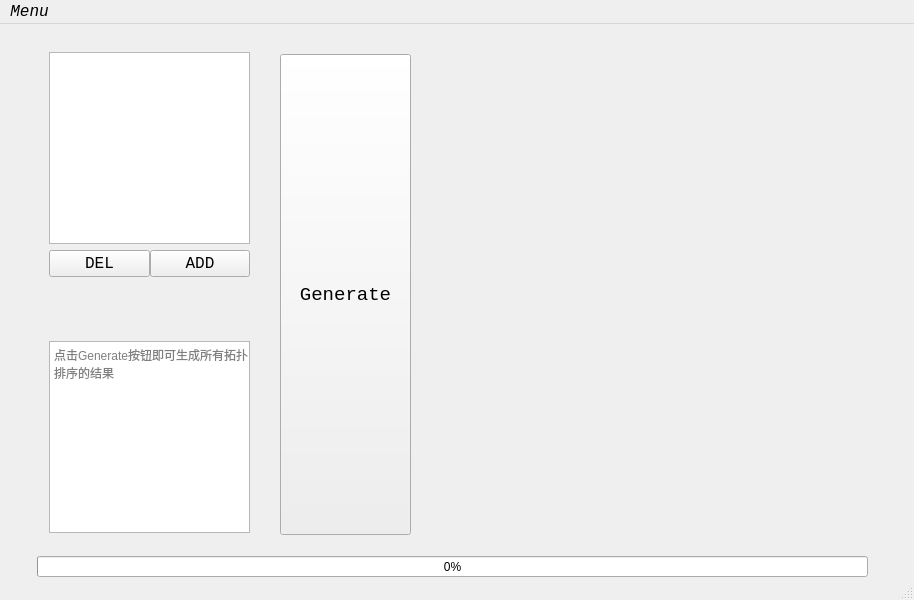
<?xml version="1.0" encoding="UTF-8"?>
<ui version="4.0">
 <class>Topological_sort_app</class>
 <widget class="QMainWindow" name="Topological_sort_app">
  <property name="enabled">
   <bool>true</bool>
  </property>
  <property name="geometry">
   <rect>
    <x>0</x>
    <y>0</y>
    <width>914</width>
    <height>600</height>
   </rect>
  </property>
  <property name="windowTitle">
   <string>Topological_sort_app</string>
  </property>
  <widget class="QWidget" name="widget">
   <widget class="QPushButton" name="generateButton">
    <property name="geometry">
     <rect>
      <x>280</x>
      <y>30</y>
      <width>131</width>
      <height>481</height>
     </rect>
    </property>
    <property name="font">
     <font>
      <family>Consolas</family>
      <pointsize>14</pointsize>
     </font>
    </property>
    <property name="text">
     <string>Generate</string>
    </property>
    <property name="shortcut">
     <string/>
    </property>
   </widget>
   <widget class="QProgressBar" name="progressBar">
    <property name="geometry">
     <rect>
      <x>37</x>
      <y>532</y>
      <width>831</width>
      <height>21</height>
     </rect>
    </property>
    <property name="value">
     <number>0</number>
    </property>
   </widget>
   <widget class="QWidget" name="verticalLayoutWidget_2">
    <property name="geometry">
     <rect>
      <x>49</x>
      <y>28</y>
      <width>201</width>
      <height>481</height>
     </rect>
    </property>
    <layout class="QVBoxLayout" name="leftBox">
     <item>
      <layout class="QVBoxLayout" name="verticalLayout">
       <item>
        <widget class="QListWidget" name="inputList"/>
       </item>
       <item>
        <layout class="QHBoxLayout" name="optionBox" stretch="0,0">
         <property name="spacing">
          <number>0</number>
         </property>
         <property name="sizeConstraint">
          <enum>QLayout::SetDefaultConstraint</enum>
         </property>
         <property name="topMargin">
          <number>0</number>
         </property>
         <item>
          <widget class="QPushButton" name="delButton">
           <property name="baseSize">
            <size>
             <width>0</width>
             <height>0</height>
            </size>
           </property>
           <property name="font">
            <font>
             <family>Consolas</family>
             <pointsize>12</pointsize>
            </font>
           </property>
           <property name="text">
            <string>DEL</string>
           </property>
           <property name="icon">
            <iconset>
             <normaloff>D:/Downloads/delete.png</normaloff>D:/Downloads/delete.png</iconset>
           </property>
           <property name="shortcut">
            <string>Ctrl+D</string>
           </property>
          </widget>
         </item>
         <item>
          <widget class="QPushButton" name="addButton">
           <property name="font">
            <font>
             <family>Consolas</family>
             <pointsize>12</pointsize>
            </font>
           </property>
           <property name="text">
            <string>ADD</string>
           </property>
           <property name="icon">
            <iconset>
             <normaloff>D:/Downloads/add.png</normaloff>D:/Downloads/add.png</iconset>
           </property>
           <property name="shortcut">
            <string>Ctrl+A</string>
           </property>
          </widget>
         </item>
        </layout>
       </item>
      </layout>
     </item>
     <item>
      <spacer name="verticalSpacer">
       <property name="orientation">
        <enum>Qt::Vertical</enum>
       </property>
       <property name="sizeHint" stdset="0">
        <size>
         <width>20</width>
         <height>40</height>
        </size>
       </property>
      </spacer>
     </item>
     <item>
      <widget class="QPlainTextEdit" name="plainTextEdit">
       <property name="placeholderText">
        <string>点击Generate按钮即可生成所有拓扑排序的结果</string>
       </property>
      </widget>
     </item>
    </layout>
   </widget>
   <widget class="QWidget" name="photoLabel" native="true">
    <property name="geometry">
     <rect>
      <x>449</x>
      <y>29</y>
      <width>381</width>
      <height>481</height>
     </rect>
    </property>
    <layout class="QVBoxLayout" name="verticalLayout_3"/>
   </widget>
  </widget>
  <widget class="QMenuBar" name="menubar">
   <property name="geometry">
    <rect>
     <x>0</x>
     <y>0</y>
     <width>914</width>
     <height>25</height>
    </rect>
   </property>
   <property name="font">
    <font>
     <family>Consolas</family>
     <pointsize>12</pointsize>
     <italic>true</italic>
    </font>
   </property>
   <widget class="QMenu" name="menu">
    <property name="font">
     <font>
      <family>Consolas</family>
      <pointsize>14</pointsize>
      <weight>75</weight>
      <italic>true</italic>
      <bold>true</bold>
     </font>
    </property>
    <property name="title">
     <string>Menu</string>
    </property>
    <property name="icon">
     <iconset>
      <normaloff>D:/Downloads/菜单.png</normaloff>D:/Downloads/菜单.png</iconset>
    </property>
    <property name="separatorsCollapsible">
     <bool>false</bool>
    </property>
    <property name="toolTipsVisible">
     <bool>false</bool>
    </property>
    <addaction name="actionImport"/>
    <addaction name="actionExport"/>
   </widget>
   <addaction name="menu"/>
  </widget>
  <widget class="QStatusBar" name="statusbar"/>
  <action name="actionInput">
   <property name="icon">
    <iconset>
     <normaloff>D:/Downloads/输入.png</normaloff>D:/Downloads/输入.png</iconset>
   </property>
   <property name="text">
    <string>Input</string>
   </property>
  </action>
  <action name="actionExport">
   <property name="icon">
    <iconset>
     <normaloff>D:/Downloads/导出.png</normaloff>D:/Downloads/导出.png</iconset>
   </property>
   <property name="text">
    <string>Export</string>
   </property>
  </action>
  <action name="actionImport">
   <property name="icon">
    <iconset>
     <normaloff>D:/Downloads/导入.png</normaloff>D:/Downloads/导入.png</iconset>
   </property>
   <property name="text">
    <string>Import</string>
   </property>
  </action>
 </widget>
 <resources/>
 <connections/>
</ui>
